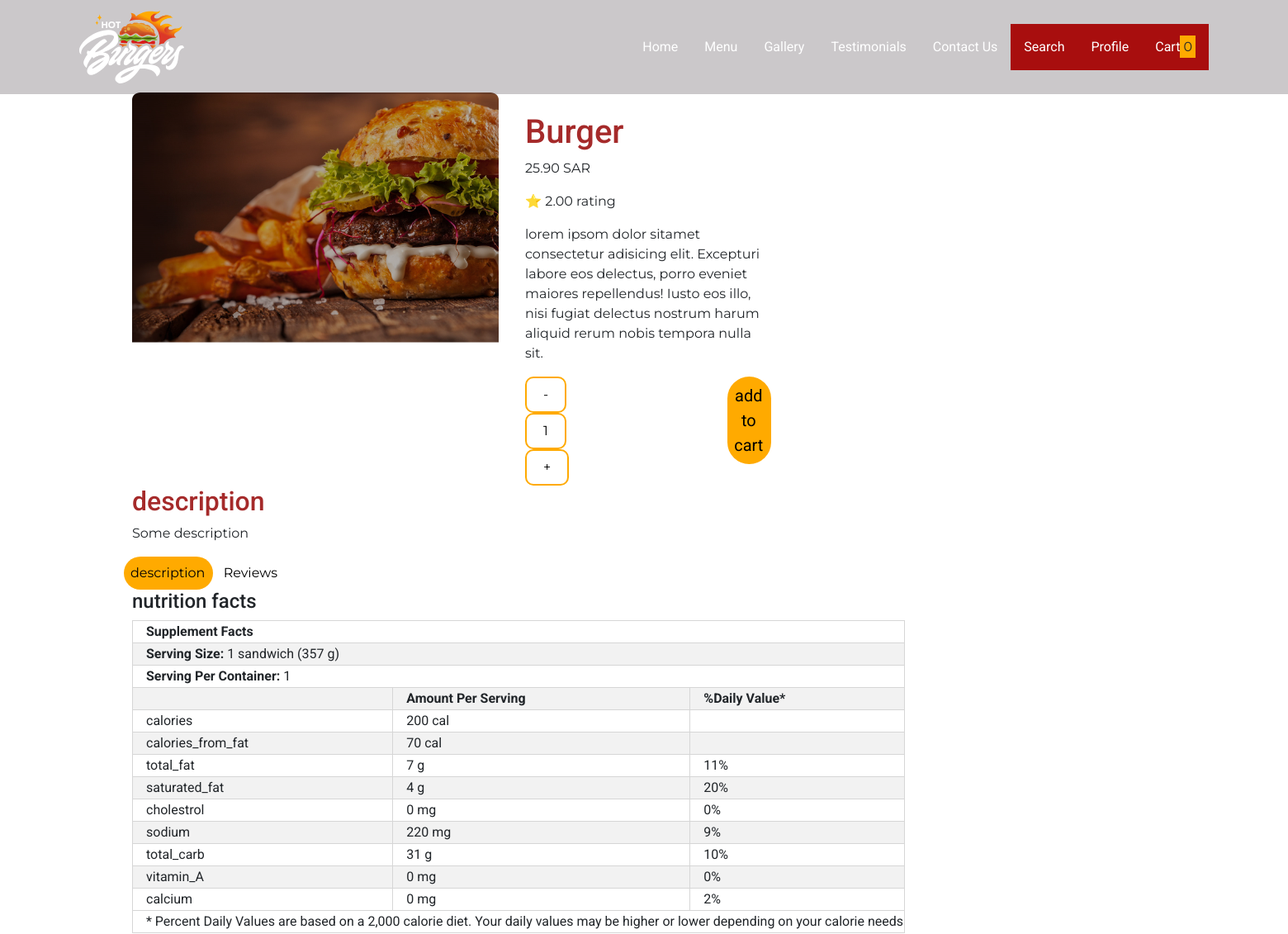
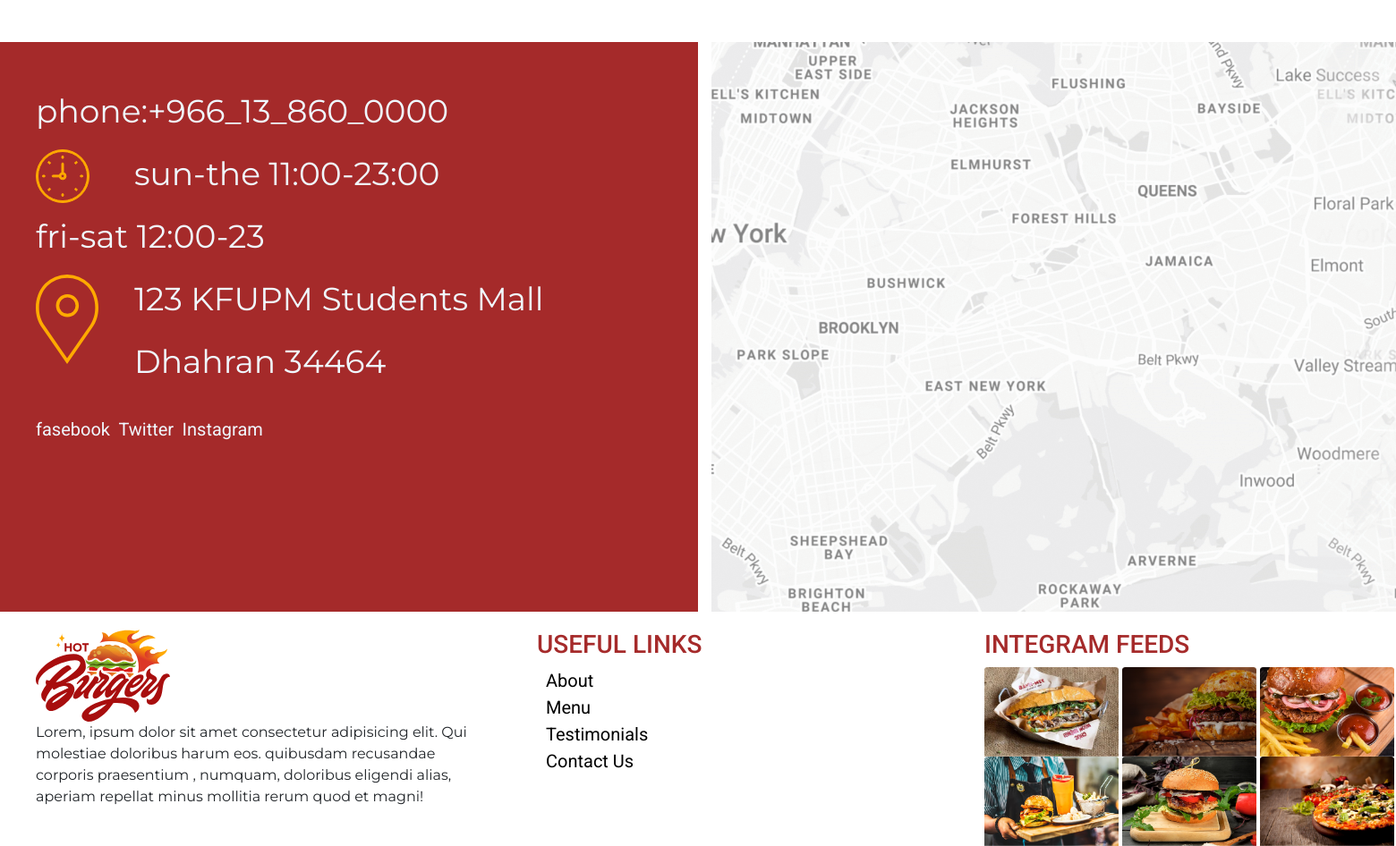
Screenshot of /detail.php?id=2 with the database file from the repository (2 pictures, top to bottom).
### tables this page shows
CREATE TABLE `meal` (
  `id` int(11) NOT NULL,
  `title` varchar(50) NOT NULL,
  `price` decimal(10,4) UNSIGNED NOT NULL,
  `image` varchar(500) NOT NULL,
  `description` varchar(700) NOT NULL
);

### php/meal_db.php (called while the page is built, shortened)
<?php
class Connection{
    private PDO $pdo;
    public function __construct(){
        $this -> pdo = new PDO("mysql:server=localhost;dbname=meals","root","");
    }
    public function getMealsById($id){
        $query = "SELECT * FROM meal WHERE id=".$id.";";
        $statement = $this -> pdo -> prepare($query);
        $statement -> execute();
        return $statement -> fetch();
    }
    public function calculateRating($id){
        $review = 0;
        $query = "SELECT rating FROM reviews WHERE meal_id=".$id.";";
        $statement = $this -> pdo -> prepare($query);
        $statement -> execute();
        $count=0;
        while($result = $statement->fetch()){
            $review = $review + $result[0];
            $count++;
        }
        if($count == 0)
            return 0;
        else
            return $review/$count;
    }
}
?>

### php/meals.php (called while the page is built, shortened)
<?php
$myMeals = new meal($meals);
class meal{
    private $mealArray = array();
    public function __construct(array $meals){
        $this -> mealArray = $meals;
    }
    function getMealById($ID){
        $temp = $this -> mealArray;
        return $temp[$ID];
    }
}
?>

### detail.php (the view, shortened to what this page needs)
<!DOCTYPE html>
<html>
<head>
    <link rel="stylesheet" href="styleDetail.css">
    <link rel="stylesheet" href="https://stackpath.bootstrapcdn.com/bootstrap/4.3.1/css/bootstrap.min.css">
</head>
<body>
<?php
    include "php/meals.php";
    include "include/inc.header.php";
    if(isset($_GET["id"])){
      $PageID = $_GET["id"];}
    else{
      $PageID = 1;
    }
    require_once "php/meal_db.php";
    $connection = new Connection();
    $currentMeal = $connection -> getMealsById($PageID);
    ?>
	<main>
  <?php
  echo('
  xmlhttp.open("GET","php/review.php?func=0&id="+'.$PageID.',true);
    <section id="Testimonials" class="topSec marg">
      <div>
      <img src="projectImages/'.$currentMeal[3].'" class="topPhoto"/>
      </div>
      <div class="testimonialsRight">
        <br/>
        <h1 >'.$currentMeal[1].'</h1>
        <p>'.number_format(($currentMeal[2]),2).' SAR</p>
        <span>&#11088;</span
        <p> '.number_format(($connection -> calculateRating($PageID)),2).' rating</p>
        <p>lorem ipsom dolor sitamet consectetur adisicing elit. Excepturi labore eos delectus, porro eveniet maiores repellendus! Iusto eos illo, nisi fugiat delectus nostrum harum aliquid rerum nobis tempora nulla sit.</p>
        <div class="amountButtons">
          <div class="amountButtonsLeft">
              <button type="button" onclick="decrementCart()">-</button>
              <button type="button" id="amountToAdd">1</button>
              <button type="button" onclick="incrementCart()">+</button>
          </div>
          <div class="amountButtonsRight">
              <button type="button" class="mybutton"> <a href="php/cart.php?id='.$currentMeal[0].'&back='.$_SERVER["PHP_SELF"].'" class="innerButton" style="text-decoration:none; color: black;">add to cart</a></button>
          </div>
        </div>
      </div>
    </section>
    <section class="description marg">
    <h2>description</h2>
    <p>'.$currentMeal[4].'</p>
    </section>
    <div class="containerr">
      <div style="margin-left: 150px;">
        <button id=fact class="mybutton"  onclick="hid_review()" >description</button>
      <button id=rev class="mybutton" onclick="hid_fact('.$currentMeal[0].')">Reviews</button>
      </div>
    <section id="facts" class="marg">
      <h4>nutrition facts</h4>
      <table>
        <tr><td colspan="3"> <b>Supplement Facts</b> </td></tr>
        <tr class="tableElem1"><td colspan="3" > <b>Serving Size:</b> '.$myMeals -> getMealById($PageID-1)["nutrition"]["serving_size"].'</td></tr>
        <tr><td colspan="3"> <b>Serving Per Container:</b> '.$myMeals -> getMealById($PageID-1)["nutrition"]["serving_per_container"].' </td></tr>
        <tr class="tableElem1"> <td></td>
          <td> <b>Amount Per Serving </b> </td>
          <td> <b>%Daily Value*</b> </td> </tr>
          ');
        for($i=0 ; $i < count($myMeals -> getMealById($PageID-1)["nutrition"]["facts"]); $i++){
          if($i%2 == 0){
          echo('
        <tr><td>'.$myMeals -> getMealById($PageID-1)["nutrition"]["facts"][$i]["item"].'</td>
          <td>'.$myMeals -> getMealById($PageID-1)["nutrition"]["facts"][$i]["amount_per_serving"]." ".$myMeals -> getMealById($PageID-1)["nutrition"]["facts"][$i]["unit"].'</td>
          <td>'.$myMeals -> getMealById($PageID-1)["nutrition"]["facts"][$i]["daily_value"].'</td></tr>
        ');}
        else{
          echo('
          <tr class="tableElem1"><td>'.$myMeals -> getMealById($PageID-1)["nutrition"]["facts"][$i]["item"].'</td>
            <td>'.$myMeals -> getMealById($PageID-1)["nutrition"]["facts"][$i]["amount_per_serving"]." ".$myMeals -> getMealById($PageID-1)["nutrition"]["facts"][$i]["unit"].'</td>
            <td>'.$myMeals -> getMealById($PageID-1)["nutrition"]["facts"][$i]["daily_value"].'</td></tr>
          ');
        }
      }
        echo('
        <tr> <td colspan="3">* Percent Daily Values are based on a 2,000 calorie diet. Your daily values may be higher or lower depending on your calorie needs</td></tr>
      </table>
    </section>
<section id="review" class="marg">
  <h3 class="reviewText">Reviews</h3>
    <div id="reviewsCont"> </div>
    </br>
    ' );
    echo'
      <h4> <button type="button" onclick="addReview()" class="mybutton">Add Your Review</button> </h4>
      <br>
      <form id="reviewForm" action="" method="post" class="ajax">
      <div class="ReviewVis">
      <label for="image">Image</label>
      <input type="file" name="image" id="image" >
      </br>
    <br>
    <div>
      <Label for="rate">Rate the food </Label>
      <input type="range" name="rate" id="rate" list="tickmarks">
      <datalist id="tickmarks">
        <option value="20"></option>
        <option value="40"></option>
        <option value="60"></option>
        <option value="80"></option>
        <option value="100" label="100%"></option>
    </datalist>
    </div>
    <br>
    <div>
      <label for="name">Name</label>
      <br>
      <input class="namebar" type="text" name="name" id="name" placeholder="First and Last name">
    </div>
    <br>
    <div>
    <label for="review">Review</label>
    <br>
    <div id="emptyErrorMessage">Please type your review</div>
<div>
    <textarea onkeyup="counter()" class="revbar" name="review" id="revbar" cols="30" rows="10"  maxlength="500" placeholder=" Type your review here max 500 characters"></textarea>
    <div id="the-count">
      <span id="span">0</span>
      <span id="maximum">/ 500</span>
    </div>
  </div>
    <br>
    <div>
    <script>
    function submitRev(){
        $.ajax({
        url: "php/review.php",
        type: "POST",
        data: $("reviewForm").serialize(),
        meal_id:'.$PageID.',
        success: function(result, status){
        } });
    }
          </script>
      <button class="submitButton" type="button" onClick="submitRev()" id="sbmt">submit</button>
      </div>
    </div>
  </form>
  <br>
</section>
';
    include "include/inc.footer.php";
    ?>
</body>
</html>

### styleDetail.css (style rules this page uses)
body { width: 100%; height: auto; margin-left: 10rem; margin-right: 10rem; }
table , td { border: solid 0.5pt rgb(214, 214, 214); border-collapse: collapse; }
a,h1,h2,h3,h4,h5,h6,td { text-decoration: none; font-family: 'Roboto', sans-serif; }
a { text-decoration: none; color: black; font-size: 20px; }
p,div { font-family: 'Montserrat', sans-serif; }
.marg { padding-left: 10rem; }
h1,h2,h3 { color: brown; }
.topPhoto { float: left; }
.topSec { padding-right: 700px; padding-top: 7rem; display: flex; }
.description { padding-right: 700px; }
.testimonialsRight { margin-left: 2rem; }
.tableElem1 { background-color: #f2f2f2; }
td { padding-left: 1rem; }
.mybutton { padding: 8px; padding-right:10px; border:0; background-color: #FFAA00; border-radius: 25em; font-size: 16px; }
.amountButtons { display: flex; }
.amountButtonsLeft button { padding: 8px 20px; background-color: transparent; border:solid 2px #FFAA00; border-radius: 10px; font-size: 16px; }
.amountButtonsRight { margin-left: 12rem; }
#rev { background-color: transparent; }

### rows the page displays
meal: image (picture), title "Burger", price "25.90", description "Some description"

### other values shown
$connection -> calculateRating($PageID) "2.00"
$myMeals -> getMealById($PageID-1)["nutrition"]["serving_size"] "1 sandwich (357 g)"
$myMeals -> getMealById($PageID-1)["nutrition"]["facts"][$i]["item"] "calories"
$myMeals -> getMealById($PageID-1)["nutrition"]["facts"][$i]["unit"] "cal"
$myMeals -> getMealById($PageID-1)["nutrition"]["facts"][$i]["item"] "calories_from_fat"
$myMeals -> getMealById($PageID-1)["nutrition"]["facts"][$i]["item"] "total_fat"
$myMeals -> getMealById($PageID-1)["nutrition"]["facts"][$i]["unit"] "g"
$myMeals -> getMealById($PageID-1)["nutrition"]["facts"][$i]["item"] "saturated_fat"
$myMeals -> getMealById($PageID-1)["nutrition"]["facts"][$i]["item"] "cholestrol"
$myMeals -> getMealById($PageID-1)["nutrition"]["facts"][$i]["unit"] "mg"
$myMeals -> getMealById($PageID-1)["nutrition"]["facts"][$i]["item"] "sodium"
$myMeals -> getMealById($PageID-1)["nutrition"]["facts"][$i]["item"] "total_carb"
$myMeals -> getMealById($PageID-1)["nutrition"]["facts"][$i]["item"] "vitamin_A"
$myMeals -> getMealById($PageID-1)["nutrition"]["facts"][$i]["item"] "calcium"
